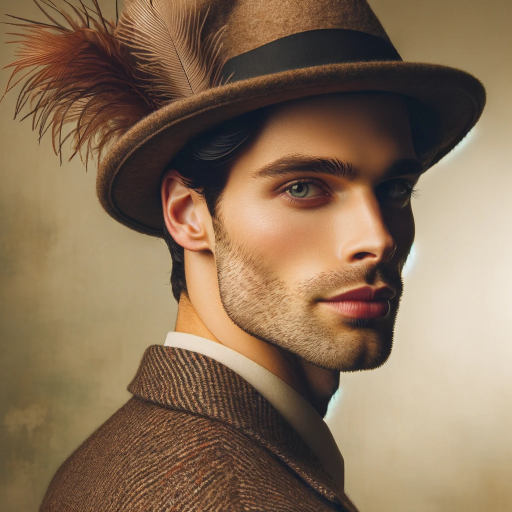
#> input picture 02_opencv/img/like_lenna.png, 1024 x 1024 px, found by its file name (shown at 1/2 size)
$ python image_exam.py
#> lines starting #> are read from the running program, lines starting #| are printed output that depends on the picture
import cv2
#넘파이 임포드 (배열 사용)
import numpy as np

image = cv2.imread('../img/like_lenna.png', cv2.IMREAD_GRAYSCALE)
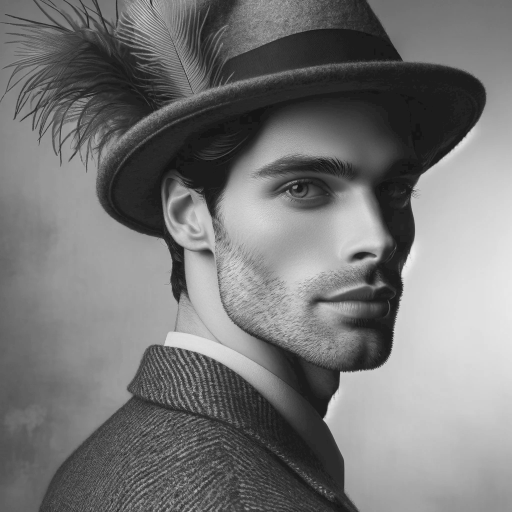
#> image: shape (1024, 1024) (shown at 1/2 size); min 0, max 240, mean 118.3

# [27 lines of commented-out code are left out]
cuted_image = image[50:150,50:150].copy()
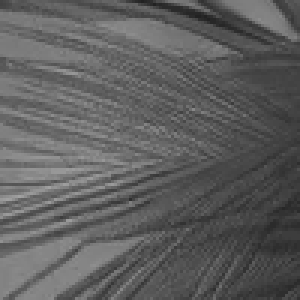
#> cuted_image: shape (100, 100) (shown 3 times larger); min 34, max 162, mean 94.2
cuted_image[:] = 200
#> cuted_image: shape (100, 100); every value is 200

# @이미지를 보여주는 명령어
cv2.imshow('Image Window', cuted_image)

# @이미지 크기 출력(shape)
print(cuted_image.shape)
#| (100, 100)

cv2.waitKey(0)
cv2.destroyAllWindows()

$ run again, with 02_opencv/img/man_chromakey.jpg saved as 02_opencv/img/like_lenna.png
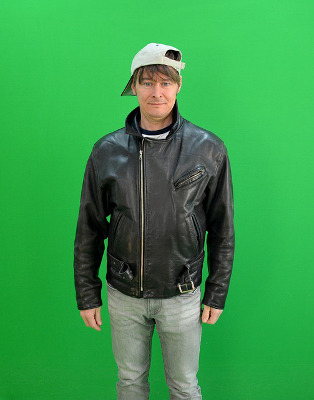
#> input picture 02_opencv/img/man_chromakey.jpg, 314 x 400 px, found by its file name
#> `image = cv2.imread('../img/like_lenna.png', cv2.IMREAD_GRAYSCALE)`:
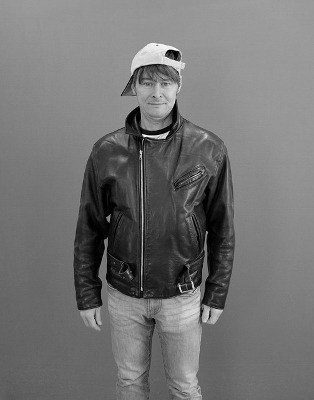
#> image: shape (400, 314); min 0, max 254, mean 114.9
#> `cuted_image = image[50:150,50:150].copy()`:
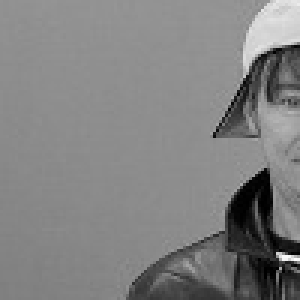
#> cuted_image: shape (100, 100) (shown 3 times larger); min 0, max 254, mean 129.4
#| (100, 100)

$ run again, with 02_opencv/img/sample.jpg saved as 02_opencv/img/like_lenna.png
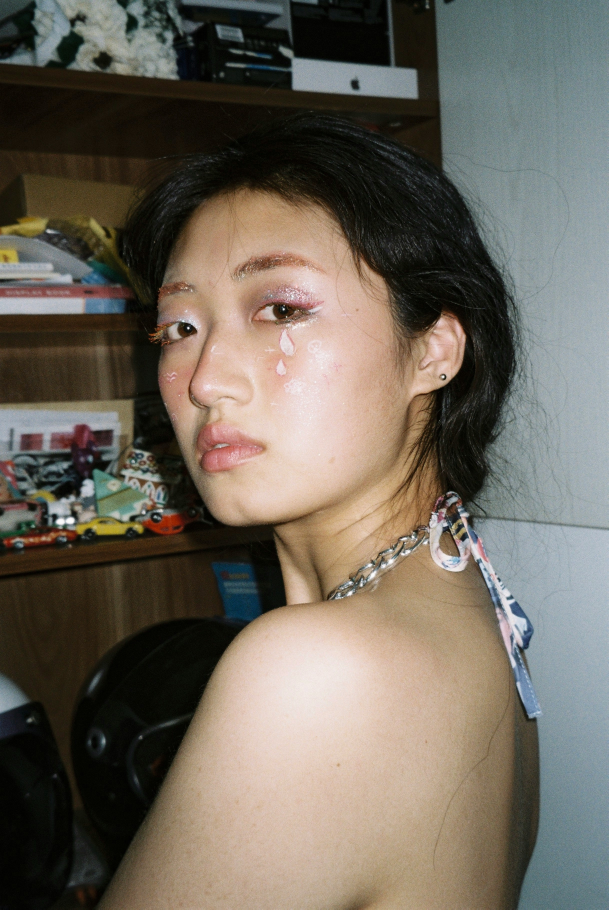
#> input picture 02_opencv/img/sample.jpg, 2433 x 3637 px, found by its file name (shown at 1/4 size)
#> `image = cv2.imread('../img/like_lenna.png', cv2.IMREAD_GRAYSCALE)`:
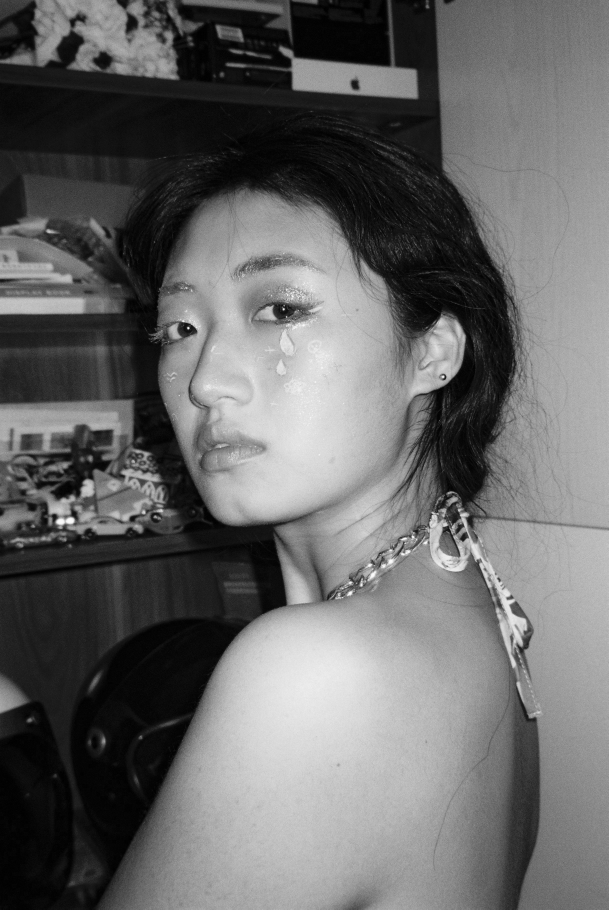
#> image: shape (3637, 2433) (shown at 1/4 size); min 0, max 254, mean 103.8
#> `cuted_image = image[50:150,50:150].copy()`:
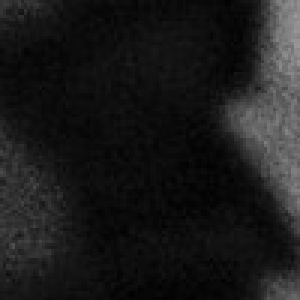
#> cuted_image: shape (100, 100) (shown 3 times larger); min 1, max 155, mean 26.3
#| (100, 100)

$ run again, with 02_opencv/img/yate.jpg saved as 02_opencv/img/like_lenna.png
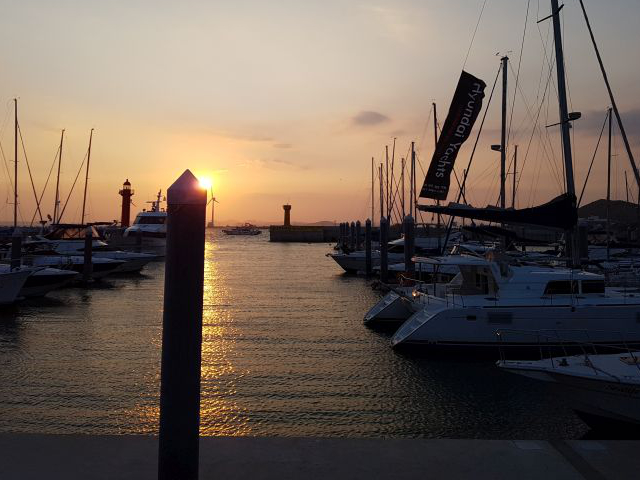
#> input picture 02_opencv/img/yate.jpg, 640 x 480 px, found by its file name
#> `image = cv2.imread('../img/like_lenna.png', cv2.IMREAD_GRAYSCALE)`:
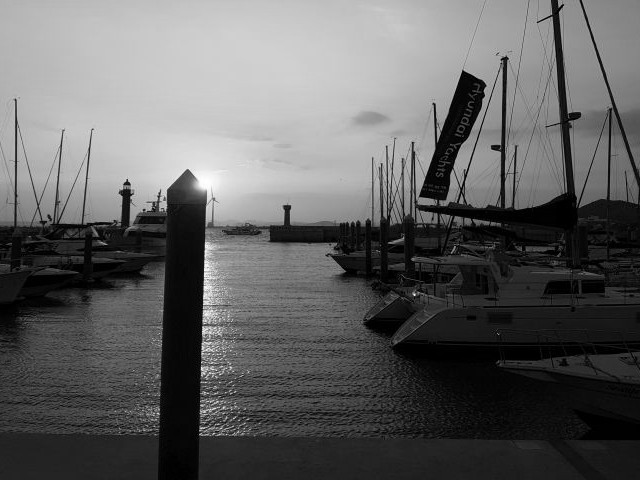
#> image: shape (480, 640); min 0, max 255, mean 97.5
#> `cuted_image = image[50:150,50:150].copy()`:
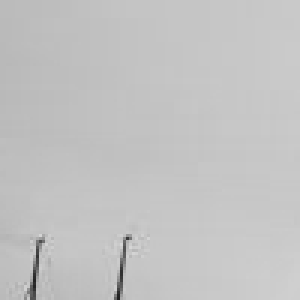
#> cuted_image: shape (100, 100) (shown 3 times larger); min 33, max 214, mean 194.6
#| (100, 100)
